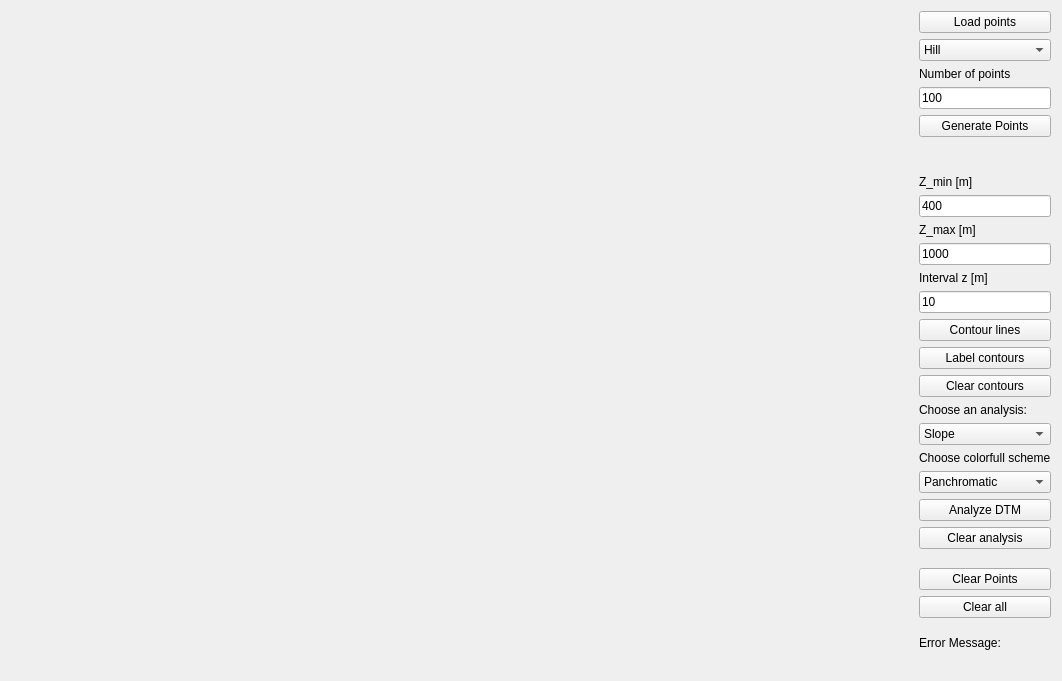
<?xml version="1.0" encoding="UTF-8"?>
<ui version="4.0">
 <class>Widget</class>
 <widget class="QWidget" name="Widget">
  <property name="geometry">
   <rect>
    <x>0</x>
    <y>0</y>
    <width>1062</width>
    <height>681</height>
   </rect>
  </property>
  <property name="windowTitle">
   <string>DTM</string>
  </property>
  <layout class="QHBoxLayout" name="horizontalLayout">
   <item>
    <widget class="Draw" name="Canvas" native="true">
     <property name="sizePolicy">
      <sizepolicy hsizetype="Preferred" vsizetype="Preferred">
       <horstretch>1</horstretch>
       <verstretch>1</verstretch>
      </sizepolicy>
     </property>
    </widget>
   </item>
   <item>
    <layout class="QVBoxLayout" name="verticalLayout_3">
     <item>
      <widget class="QPushButton" name="pushButton">
       <property name="text">
        <string>Load points</string>
       </property>
      </widget>
     </item>
     <item>
      <widget class="QComboBox" name="comboBox_3">
       <item>
        <property name="text">
         <string>Hill</string>
        </property>
       </item>
       <item>
        <property name="text">
         <string>Ridge</string>
        </property>
       </item>
       <item>
        <property name="text">
         <string>Valley</string>
        </property>
       </item>
       <item>
        <property name="text">
         <string>Settling</string>
        </property>
       </item>
      </widget>
     </item>
     <item>
      <widget class="QLabel" name="label_6">
       <property name="text">
        <string>Number of points</string>
       </property>
      </widget>
     </item>
     <item>
      <widget class="QLineEdit" name="lineEdit_4">
       <property name="text">
        <string>100</string>
       </property>
      </widget>
     </item>
     <item>
      <widget class="QPushButton" name="pushButton_6">
       <property name="text">
        <string>Generate Points</string>
       </property>
      </widget>
     </item>
     <item>
      <spacer name="verticalSpacer">
       <property name="orientation">
        <enum>Qt::Vertical</enum>
       </property>
       <property name="sizeHint" stdset="0">
        <size>
         <width>20</width>
         <height>60</height>
        </size>
       </property>
      </spacer>
     </item>
     <item>
      <widget class="QLabel" name="label">
       <property name="text">
        <string>Z_min [m]</string>
       </property>
      </widget>
     </item>
     <item>
      <widget class="QLineEdit" name="lineEdit">
       <property name="text">
        <string>400</string>
       </property>
      </widget>
     </item>
     <item>
      <widget class="QLabel" name="label_2">
       <property name="text">
        <string>Z_max [m]</string>
       </property>
      </widget>
     </item>
     <item>
      <widget class="QLineEdit" name="lineEdit_2">
       <property name="text">
        <string>1000</string>
       </property>
      </widget>
     </item>
     <item>
      <widget class="QLabel" name="label_3">
       <property name="text">
        <string>Interval z [m]</string>
       </property>
      </widget>
     </item>
     <item>
      <widget class="QLineEdit" name="lineEdit_3">
       <property name="text">
        <string>10</string>
       </property>
      </widget>
     </item>
     <item>
      <widget class="QPushButton" name="pushButton_7">
       <property name="text">
        <string>Contour lines</string>
       </property>
      </widget>
     </item>
     <item>
      <widget class="QPushButton" name="pushButton_5">
       <property name="text">
        <string>Label contours</string>
       </property>
      </widget>
     </item>
     <item>
      <widget class="QPushButton" name="pushButton_12">
       <property name="text">
        <string>Clear contours</string>
       </property>
      </widget>
     </item>
     <item>
      <widget class="QLabel" name="label_4">
       <property name="text">
        <string>Choose an analysis:</string>
       </property>
      </widget>
     </item>
     <item>
      <widget class="QComboBox" name="comboBox">
       <item>
        <property name="text">
         <string>Slope</string>
        </property>
       </item>
       <item>
        <property name="text">
         <string>Aspect</string>
        </property>
       </item>
      </widget>
     </item>
     <item>
      <widget class="QLabel" name="label_5">
       <property name="text">
        <string>Choose colorfull scheme</string>
       </property>
      </widget>
     </item>
     <item>
      <widget class="QComboBox" name="comboBox_2">
       <item>
        <property name="text">
         <string>Panchromatic</string>
        </property>
       </item>
       <item>
        <property name="text">
         <string>Colorful</string>
        </property>
       </item>
      </widget>
     </item>
     <item>
      <widget class="QPushButton" name="pushButton_2">
       <property name="text">
        <string>Analyze DTM</string>
       </property>
      </widget>
     </item>
     <item>
      <widget class="QPushButton" name="pushButton_3">
       <property name="text">
        <string>Clear analysis</string>
       </property>
      </widget>
     </item>
     <item>
      <spacer name="verticalSpacer_4">
       <property name="orientation">
        <enum>Qt::Vertical</enum>
       </property>
       <property name="sizeHint" stdset="0">
        <size>
         <width>20</width>
         <height>40</height>
        </size>
       </property>
      </spacer>
     </item>
     <item>
      <widget class="QPushButton" name="pushButton_11">
       <property name="text">
        <string>Clear Points</string>
       </property>
      </widget>
     </item>
     <item>
      <widget class="QPushButton" name="pushButton_4">
       <property name="text">
        <string>Clear all</string>
       </property>
      </widget>
     </item>
     <item>
      <spacer name="verticalSpacer_6">
       <property name="orientation">
        <enum>Qt::Vertical</enum>
       </property>
       <property name="sizeHint" stdset="0">
        <size>
         <width>20</width>
         <height>40</height>
        </size>
       </property>
      </spacer>
     </item>
     <item>
      <widget class="QLabel" name="label_8">
       <property name="text">
        <string>Error Message:</string>
       </property>
      </widget>
     </item>
     <item>
      <widget class="QLabel" name="label_7">
       <property name="text">
        <string/>
       </property>
      </widget>
     </item>
    </layout>
   </item>
  </layout>
 </widget>
 <customwidgets>
  <customwidget>
   <class>Draw</class>
   <extends>QWidget</extends>
   <header>draw.h</header>
   <container>1</container>
  </customwidget>
 </customwidgets>
 <resources/>
 <connections/>
</ui>
